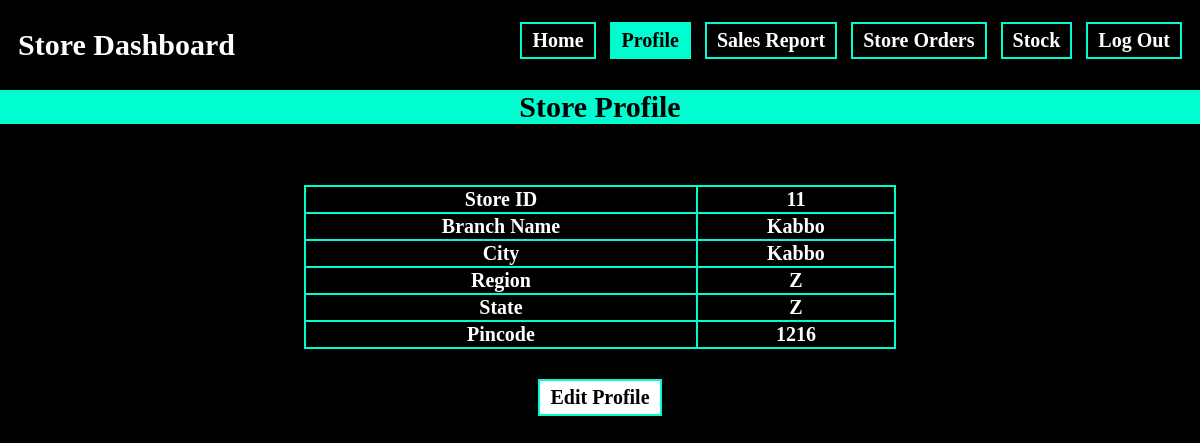
/sprofile.php (signed in), run on the app's committed database.
### tables this page shows
CREATE TABLE `store` (
  `SID` int(11) NOT NULL,
  `SPASS` varchar(20) NOT NULL,
  `SBRANCHNAME` varchar(20) NOT NULL,
  `SCITY` varchar(20) NOT NULL,
  `SREGION` varchar(20) NOT NULL,
  `SSTATE` varchar(20) NOT NULL,
  `SPCODE` int(11) NOT NULL
);

### session.php (called while the page is built, shortened)
<?php
$user_check = $_SESSION['login_user'];
?>

### sprofile.php (the view, shortened to what this page needs)
<?php
include('session.php');
$query4 = "SELECT * from store where SID='$user_check'";
              $ses_sq4 = mysqli_query($conn, $query4);
              $row4 = mysqli_fetch_assoc($ses_sq4);
              $para1 = $row4['SID'];
              $para2 = $row4['SBRANCHNAME'];
              $para3 = $row4['SCITY'];
              $para4 = $row4['SREGION'];
              $para5 = $row4['SSTATE'];
              $para6 = $row4['SPCODE'];
?>
<html>
<body>
    <div class="top">
        <h1>Store Dashboard</h1>
        <nav class="menu">
            <ul>
                <a class="naav" href="shome.php"><button>Home</button></a>
                <a class="naav" href="sprofile.php"><button style="background-color: #00fdcf;color: black;">Profile</button></a>
                <a class="naav" href="ssales.php"><button>Sales Report</button></a>
                <a class="naav" href="sorders.php"><button>Store Orders</button></a>
                <a class="naav" href="sstock.php"><button>Stock</button></a>
                <b id="logout"><a href="logout.php"><button class="log">Log Out</button></a></b>
            </ul>
        </nav>
    </div>
    <center>
        <div style="margin-right: -10px;
        margin-left: -10px;background-color: #00fdcf">
            <center>
                <h2 style="font-family: Poppins;font-size:30px;color:Black">Store Profile</h2>
            </center>
        </div>
        <br>
    </center>
    <br>
    <center>
        <center>
            <table style="width: 50%">
                <tr>
                    <td>Store ID</td>
                    <td><?php echo "$para1"?></td>
                </tr>
                <tr>
                    <td>Branch Name</td>
                    <td><?php echo "$para2"?></td>
                </tr>
                <tr>
                <tr>
                    <td>City</td>
                    <td><?php echo "$para3"?></td>
                </tr>
                <tr>
                    <td>Region</td>
                    <td><?php echo "$para4"?></td>
                </tr>
                <tr>
                <tr>
                    <td>State</td>
                    <td><?php echo "$para5"?></td>
                </tr>
                <tr>
                    <td>Pincode</td>
                    <td><?php echo "$para6"?></td>
                </tr>
            </table>
            <a href="sprofileedit.php"><button class="edit">Edit Profile</button></a>
            <br><br>
        </center>
    </center>
    <br>
</body>
</html>

### sprofile.php (style rules this page uses)
table, tr, td { font-family: "Poppins"; font-size: 20px; border: 2px solid #00fdcf; border-collapse: collapse; border-spacing: 4; color: white; text-align: center; font-weight: 600; }
body { background-color: black; }
h1 { font-family: "Poppins"; color: white; font-size: 30px; margin-top: 20px; margin-left: 10px; }
nav { font-family: "Poppins"; text-align: right; margin-top: -60px; margin-right: 10px; }
.naav { margin-right: 10px; }
.edit { margin-top: 30px; background-color: white; color: black; font-family: "Poppins"; font-weight: 600; font-size: 20px; padding: 5px 10px; }
button { border: solid 2px #00fdcf; font-family: "Poppins"; font-weight: 600; font-size: 20px; background: none; padding: 5px 10px; color: white; }
.top { background-color: black; padding: 10px 10px; margin-top: -10px; margin-left: -10px; margin-right: -10px; margin-bottom: -20px; }

### data on the page
store: SID "11", SBRANCHNAME "Kabbo", SCITY "Kabbo", SREGION "Z", SSTATE "Z", SPCODE "1216"
